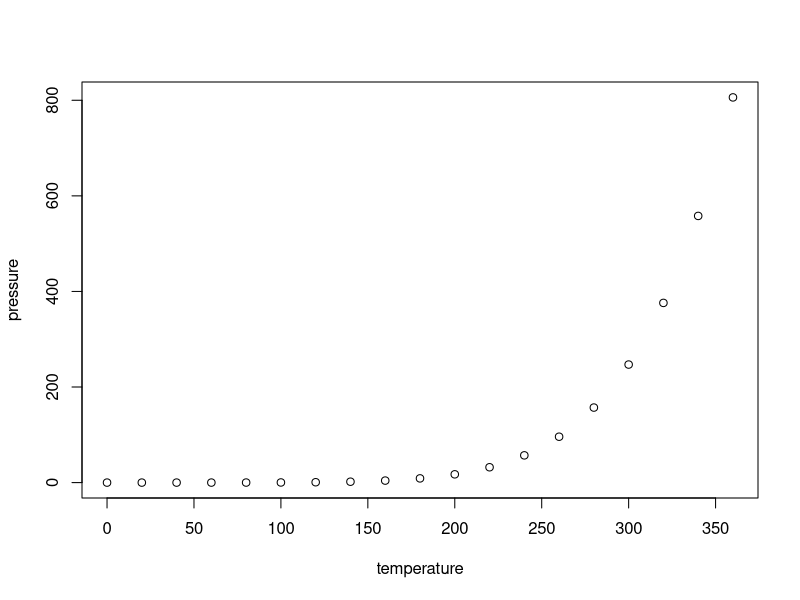
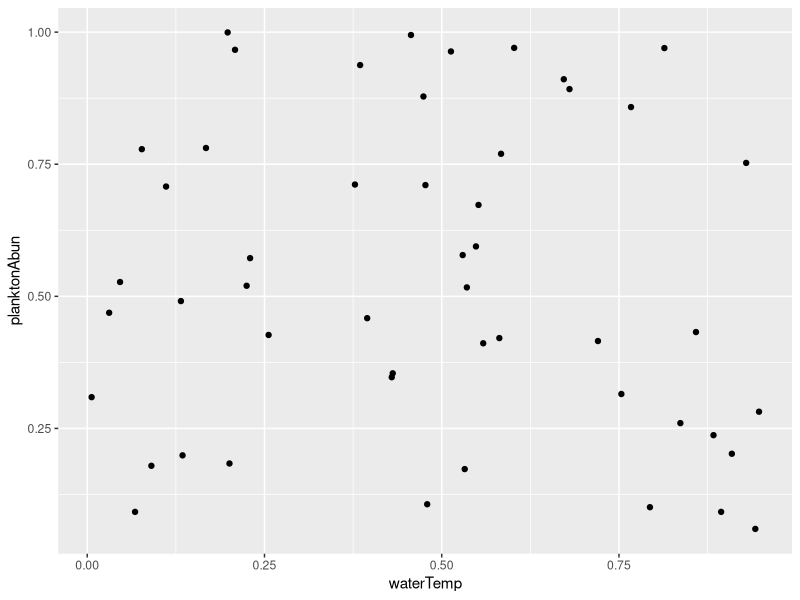
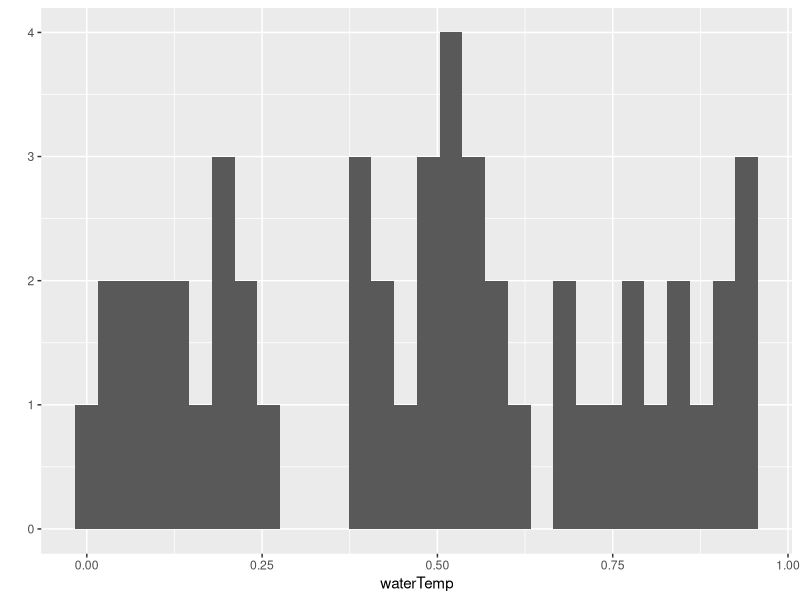

R code for these plots, in order:
## ---- chunk 1
knitr::opts_chunk$set(echo = FALSE)
## ---- chunk 2
summary(cars)
## ---- chunk 3
plot(pressure)
## ---- chunk 4
library(ggplot2)
waterTemp <- runif(50)
planktonAbun <- runif(50)
qplot(x=waterTemp, y=planktonAbun)
# print(waterTemp)
# head(waterTemp)

## ---- chunk 5
qplot(x=waterTemp)
